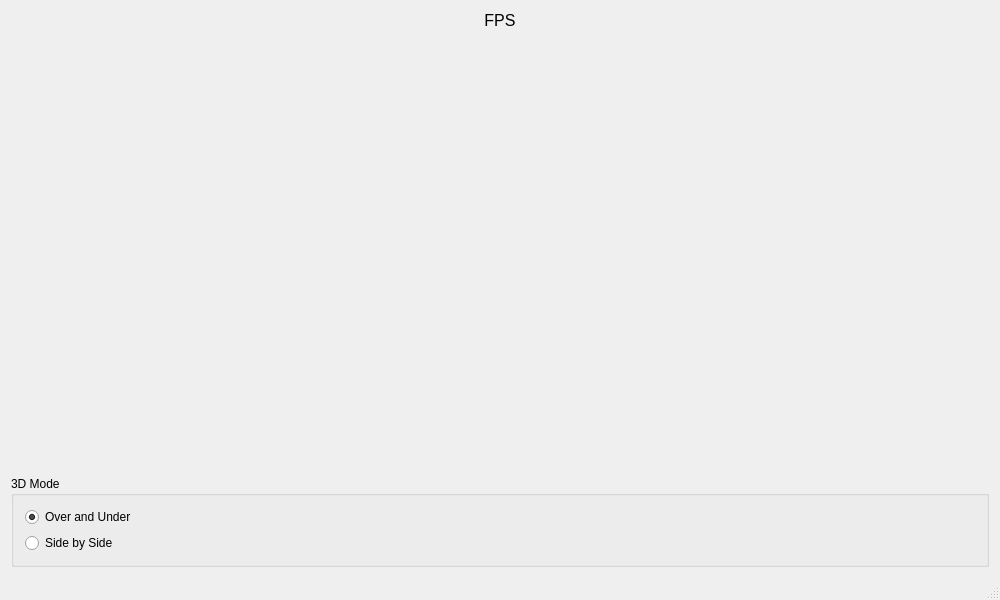
<?xml version="1.0" encoding="UTF-8"?>
<ui version="4.0">
 <class>MainWindow</class>
 <widget class="QMainWindow" name="MainWindow">
  <property name="geometry">
   <rect>
    <x>0</x>
    <y>0</y>
    <width>1000</width>
    <height>600</height>
   </rect>
  </property>
  <property name="windowTitle">
   <string>Room In Space</string>
  </property>
  <widget class="QWidget" name="centralWidget">
   <layout class="QVBoxLayout" name="verticalLayout">
    <item>
     <layout class="QHBoxLayout" name="horizontalLayout">
      <item>
       <layout class="QVBoxLayout" name="verticalLayout_2">
        <item>
         <widget class="QLabel" name="fpsLabel">
          <property name="font">
           <font>
            <pointsize>12</pointsize>
           </font>
          </property>
          <property name="text">
           <string>FPS</string>
          </property>
          <property name="textFormat">
           <enum>Qt::AutoText</enum>
          </property>
          <property name="alignment">
           <set>Qt::AlignCenter</set>
          </property>
         </widget>
        </item>
        <item>
         <spacer name="verticalSpacer">
          <property name="orientation">
           <enum>Qt::Vertical</enum>
          </property>
          <property name="sizeHint" stdset="0">
           <size>
            <width>20</width>
            <height>40</height>
           </size>
          </property>
         </spacer>
        </item>
        <item>
         <widget class="QGroupBox" name="groupBox">
          <property name="title">
           <string>3D Mode</string>
          </property>
          <layout class="QVBoxLayout" name="verticalLayout_3">
           <item>
            <widget class="QRadioButton" name="radioButton_2">
             <property name="text">
              <string>Over and Under</string>
             </property>
             <property name="checked">
              <bool>true</bool>
             </property>
            </widget>
           </item>
           <item>
            <widget class="QRadioButton" name="radioButton">
             <property name="text">
              <string>Side by Side</string>
             </property>
            </widget>
           </item>
          </layout>
         </widget>
        </item>
       </layout>
      </item>
      <item>
       <layout class="QVBoxLayout" name="rightLayout">
        <property name="sizeConstraint">
         <enum>QLayout::SetMaximumSize</enum>
        </property>
       </layout>
      </item>
     </layout>
    </item>
   </layout>
  </widget>
  <widget class="QStatusBar" name="statusBar"/>
 </widget>
 <layoutdefault spacing="6" margin="11"/>
 <resources/>
 <connections/>
</ui>
